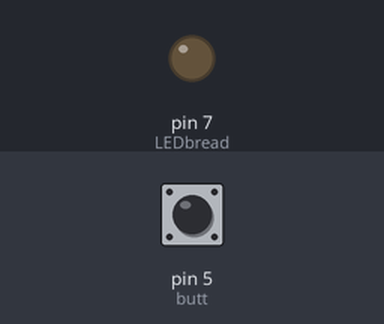
A sketch run on a simulated Arduino Uno, built with avr-gcc and run on an emulated ATmega328P. Parts: output pins drawn as LEDs (lit = HIGH). The inputs (shaded band) are chosen by the test bench; at power-on: pin 5 (butt) HIGH.

Above: at 1.2 s.
1.3 s: pin 5 (butt) pulled LOW for 0.15 s
At 1.37 s:
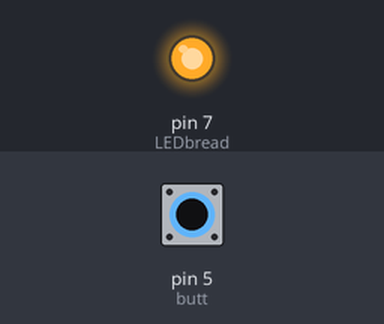
2.9 s: pin 5 (butt) pulled LOW for 3.2 s
At 6.5 s:
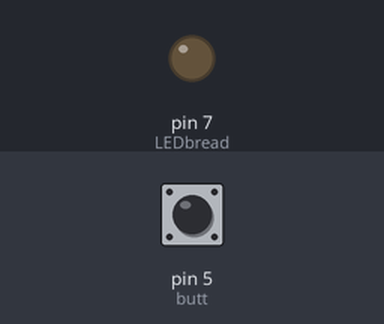
Timing chart, 0 to 8.0 s (numbered marks = the images above; inputs shaded):
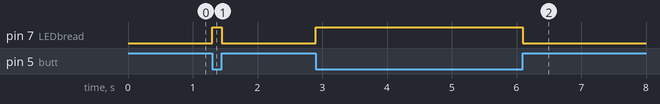

Measured:
- after the input at 1.3 s, pin 7 (LEDbread): LOW → HIGH at once, → LOW 0.15 s later
- after the input at 2.9 s, pin 7 (LEDbread): LOW → HIGH at once, → LOW 3.2 s later

The sketch:

ButtonPressOn.ino
```cpp
int LEDbread = 7;
int butt = 5;
void setup() {
  // put your setup code here, to run once:
  pinMode(LEDbread,OUTPUT);
  pinMode(butt,INPUT_PULLUP);
}

void loop() {
  // put your main code here, to run repeatedly:
  int buttonstate =digitalRead(butt);
  if(buttonstate==LOW)
    digitalWrite(LEDbread,HIGH);
  else
    digitalWrite(LEDbread,LOW);
}
```
